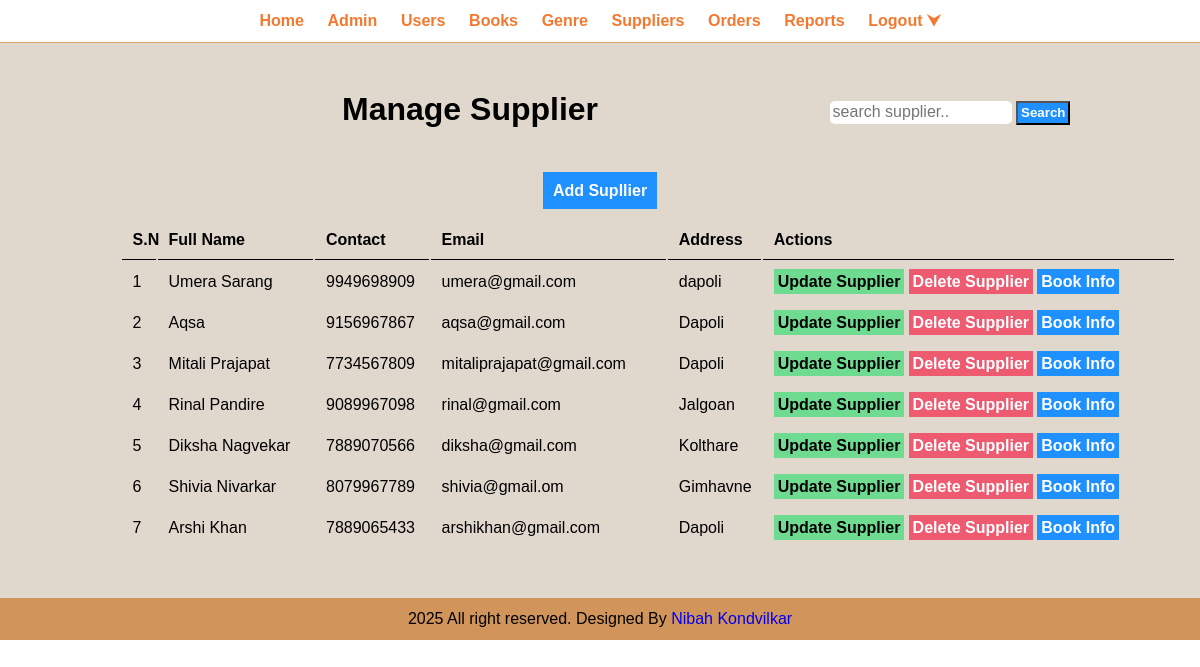
The app's page /admin/manage-supplier.php (signed in) with its own data.
### tables this page shows
CREATE TABLE `tbl_supplier` (
  `id` int(10) UNSIGNED NOT NULL,
  `full_name` varchar(100) NOT NULL,
  `contact` varchar(20) NOT NULL,
  `email` varchar(100) NOT NULL,
  `address` varchar(255) NOT NULL
);

### admin/manage-supplier.php (the view, shortened to what this page needs)
<?php include('partials/menu.php');
?>
    <div class="main-content text-center">
        <div class="wrapper">
          <section class="search1" >
              <form action="" method="POST">
                <input type="search" name="search" placeholder="search supplier.."required>
                <input type="submit" name="submit" value="Search" class="btn btn-primary">
             </form>
          </section>
         <h1>Manage Supplier</h1>
          <br/>
          <br><br>
           <a href="add-supplier.php" class="btn-primary">Add Supllier</a>
           <br/><br/>
          <table class="tbl-full ">
            <tr>
              <th>S.N</th>
              <th>Full Name</th>
              <th>Contact</th>
              <th>Email</th>
              <th>Address</th>
              <th>Actions</th>
            </tr>
            <?php
            $sn=1;
            if(isset($_POST['submit'])){
              $search = mysqli_real_escape_string($conn,$_POST['search']);
              $sql = "SELECT * FROM tbl_supplier WHERE full_name LIKE '%$search%' ";
            }else{
              $sql=  "SELECT * FROM tbl_supplier " ;
            }
              $res= mysqli_query($conn,$sql);
              if($res==TRUE)
              {
                $count = mysqli_num_rows($res);
                if($count>0){
                  while($rows=mysqli_fetch_assoc($res))
                  {
                    $id=$rows['id'];
                    $full_name=$rows['full_name'];
                    $contact = $rows['contact'];
                    $email=$rows['email'];
                    $address=$rows['address'];
                    ?>
                       <tr>
                          <td><?php echo $sn++;?></td>
                         <td><?php echo $full_name;?></td>
                         <td><?php echo $contact;?></td>
                         <td><?php echo $email;?></td>
                         <td><?php echo $address;?></td>
                         <td>
                         <a href="<?php echo SITEURL;?>admin/update-supplier.php?id=<?php echo $id;?>" class="btn-secondary">Update Supplier</a>
                         <a href="<?php echo SITEURL; ?>admin/delete-supplier.php?id=<?php echo $id; ?>" class="btn-danger">Delete Supplier</a>
                         <a href="<?php echo SITEURL; ?>admin/book-info.php?id=<?php echo $id; ?>" class="btn-primary">Book Info</a>
                         </td>
                       </tr>
                    <?php
                  }
                }else
                {
                  ?>
                  <tr>
                    <td colspan="5"><div class="error">No Supplier Found</div></td>
                  </tr>
                  <?php
                }
              }
            ?>
          </table>
        </div>
    </div>
<?php include('partials/footer.php'); ?>

### css/admin.css (style rules this page uses)
* { margin: 0; padding: 0; font-family: Arial, Helvetica, sans-serif; }
.wrapper { padding: 1%; width: 80%; margin: 0 auto; }
.text-center { text-align: center; }
.tbl-full { width: 110%; text-overflow : ellipsis; }
table tr th { border-bottom: 1px solid black; padding: 1%; text-align: left; }
table tr td { padding: 1%; }
.btn-primary { background-color: #1e90ff; padding: 1%; color: white; text-decoration: none; font-weight: bold; }
.btn-secondary { background-color: #6edb91; padding: 1%; color: black; text-decoration: none; font-weight: bold; }
.btn-danger { background-color: #ee5a70; padding: 1%; color: white; text-decoration: none; font-weight: bold; }
.search1 { float: right; padding: 1% 0; }
.search1 input[type="search"] { width: 70%; padding: 1%; font-size: 1rem; border: none; border-radius: 5px; }
.main-content { background-color:#e0d7cd ; padding: 3% 0; }

### records on screen
tbl_supplier: full_name "Umera Sarang", contact "9949698909", email "umera@gmail.com", address "dapoli"
tbl_supplier: full_name "Aqsa", contact "9156967867", email "aqsa@gmail.com", address "Dapoli"
tbl_supplier: full_name "Mitali Prajapat", contact "7734567809", email "mitaliprajapat@gmail.com", address "Dapoli"
tbl_supplier: full_name "Rinal Pandire", contact "9089967098", email "rinal@gmail.com", address "Jalgoan"
tbl_supplier: full_name "Diksha Nagvekar", contact "7889070566", email "diksha@gmail.com", address "Kolthare"
tbl_supplier: full_name "Shivia Nivarkar", contact "8079967789", email "shivia@gmail.om", address "Gimhavne"
tbl_supplier: full_name "Arshi Khan", contact "7889065433", email "arshikhan@gmail.com", address "Dapoli"
